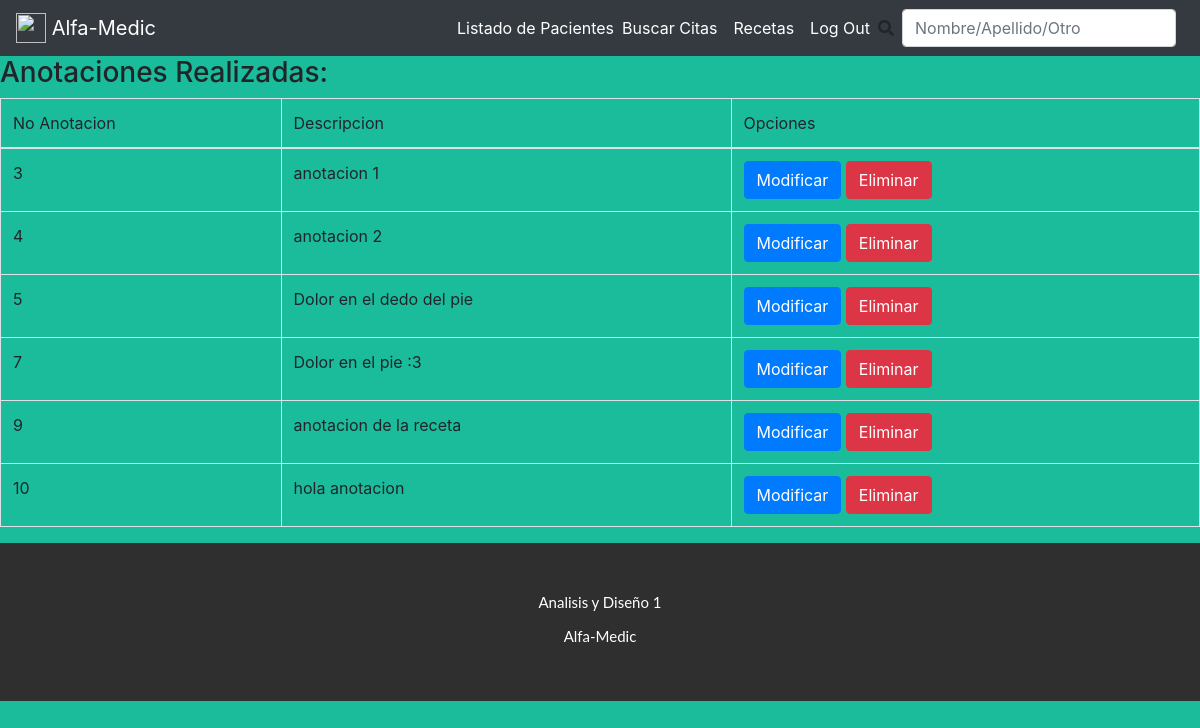
/listado_anotaciones/ (signed in), run on the app's committed database.
### anotacion/models.py (models this page shows, shortened)
class Anotacion(models.Model):
    no_anotacion = models.AutoField(primary_key=True)
    id_cita = models.ForeignKey(Cita, related_name="anotaciones", on_delete=models.CASCADE, blank=True, null=True)
    descripcion = models.CharField(max_length=200)
    fecha_hora = models.DateTimeField(default=datetime.now)

### anotacion/views.py (the view)
# urls.py: path('listado_anotaciones/', listado_anotaciones, name='listado_anotaciones'),
def listado_anotaciones(request):
    if request.user.is_authenticated:
        anotaciones=Anotacion.objects.all()
        data={
            'lista_anotaciones':anotaciones
        }
        return render(request, 'anotacion/listado_anotaciones.html',data)
    else:
        return redirect('notFound')

### templates/anotacion/listado_anotaciones.html
{%extends '_base.html'%}
{% block content %}
<h3>
    Anotaciones Realizadas:
</h3>
{% if lista_anotaciones %}
<table class="table table-bordered">
	<thead>
		<tr>
            <td>No Anotacion</td>
            <td>Descripcion </td>
            <td>Opciones</td>
		</tr>
	</thead>
	<tbody>
		{% for anotacion in lista_anotaciones %}
		<tr>
			<td>{{ anotacion.no_anotacion }}</td>
			<td>{{ anotacion.descripcion }}</td>
			<td>
				<a class="btn btn-primary" href="{% url 'modificar_anotacion' anotacion.no_anotacion %}">Modificar</a>
				<a class="btn btn-danger" href="{% url 'eliminar_anotacion' anotacion.no_anotacion %}">Eliminar</a>
			</td>
		</tr>
		{% endfor %}
		{% else %}
		<h1>Aun no se han realizado anotaciones en esta cita!</h1>
		{% endif %}
	</tbody>
</table>
{% endblock %}

### static/base.css (style rules this page uses)
html, body { height: 100%; }

### data on the page
Anotacion: no_anotacion "3", descripcion "anotacion 1"
Anotacion: no_anotacion "4", descripcion "anotacion 2"
Anotacion: no_anotacion "5", descripcion "Dolor en el dedo del pie"
Anotacion: no_anotacion "7", descripcion "Dolor en el pie :3"
Anotacion: no_anotacion "9", descripcion "anotacion de la receta"
Anotacion: no_anotacion "10", descripcion "hola anotacion"
